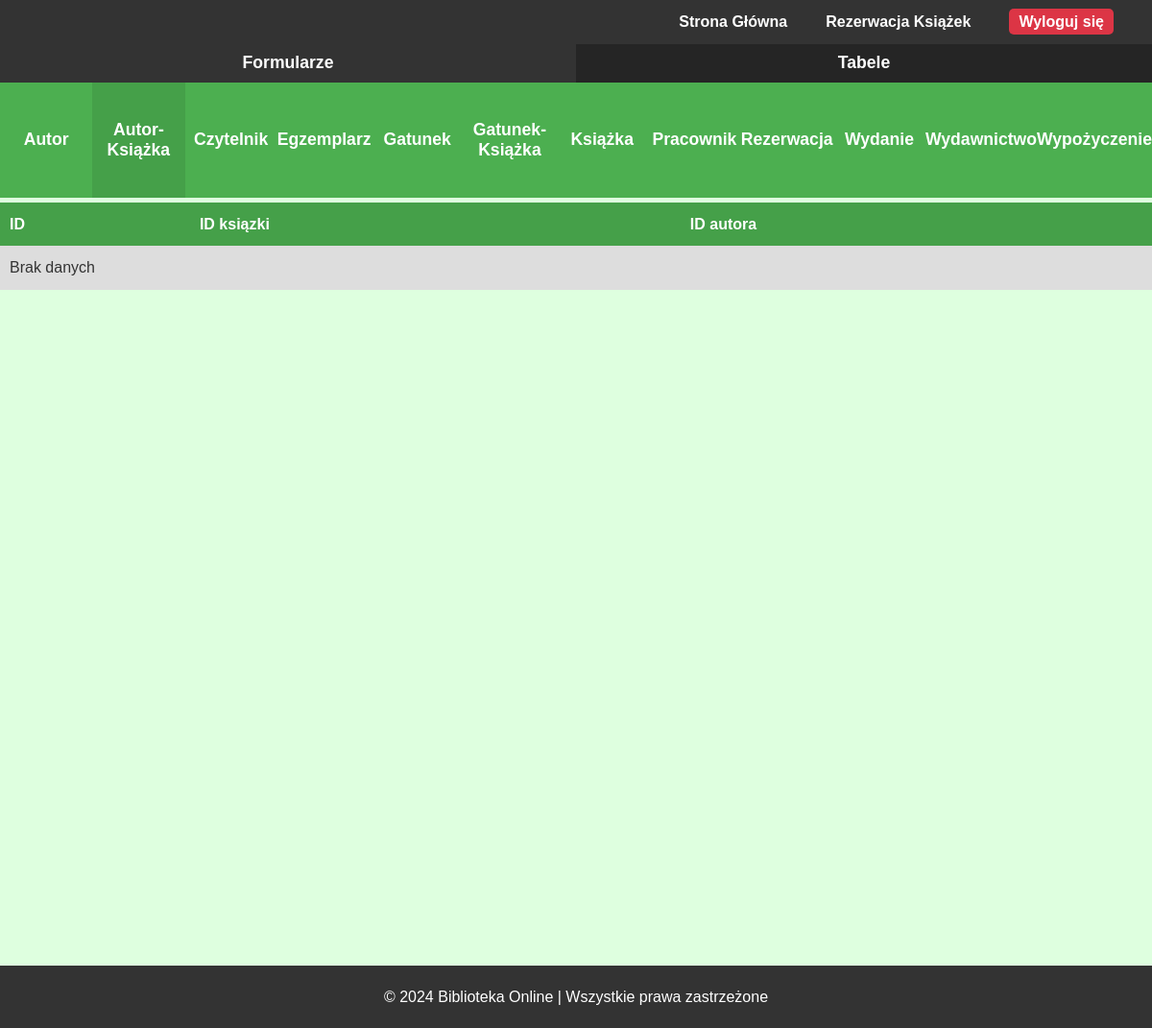
/php/admin/tabele/main_tabela.php?tabela=autor_ksiazki (signed in), run on an earlier commit of the app's database.
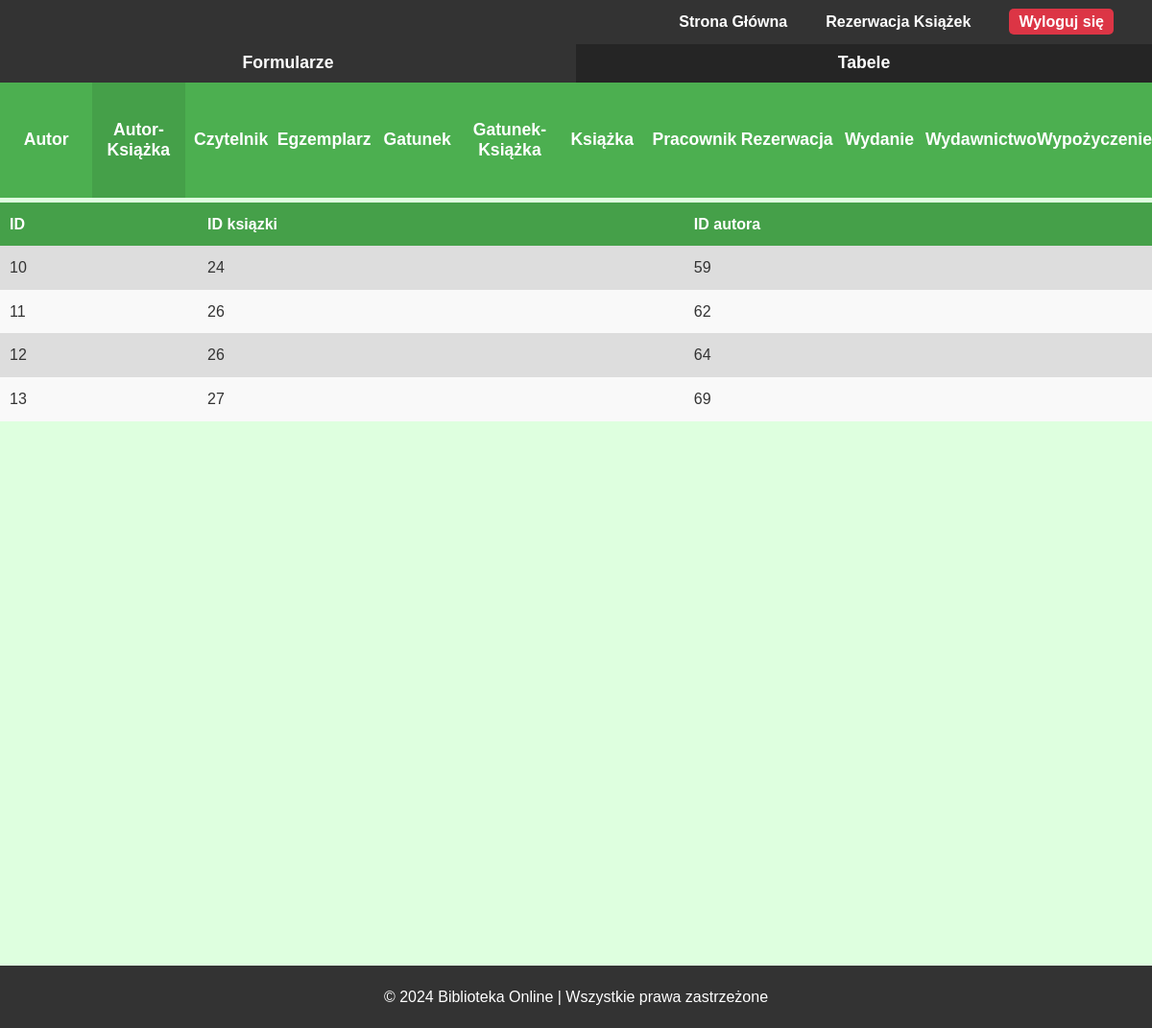
And on a later commit of the database.
### tables this page shows
CREATE TABLE `autor_ksiazki` (
  `ID` int(11) NOT NULL,
  `ID_ksiazki` int(11) NOT NULL,
  `ID_autora` int(11) NOT NULL
);

### php/admin/tabele/autor_ksiazki_tabela.php (the view)
<section id="tabela">
    <?php
    $sql = "SELECT * FROM autor_ksiazki";
    $result = $conn->query($sql);
    echo "<table>";
    echo "<thead>
            <tr>
                <th>ID</th>
                <th>ID ksiązki</th>
                <th>ID autora</th>
            </tr>
        </thead>";
    echo "<tbody>";
    if ($result->num_rows > 0)
    {
        while ($row = $result->fetch_assoc())
        {
            echo "<tr>
                    <td>" . $row["ID"] . "</td>
                    <td>" . $row["ID_ksiazki"] . "</td>
                    <td>" . $row["ID_autora"] . "</td>
                </tr>";
        }
    }
    else
    {
        echo "<tr>
                <td colspan='3' class='no-data'>Brak danych</td>
            </tr>";
    }
    echo "</tbody>";
    echo "</table>";
    ?>
</section>

### php/admin/tabele/main_tabela.php (shortened to what this page needs)
<?php
$tabela = isset($_GET['tabela']) ? $_GET['tabela'] : null;
?>
<!DOCTYPE html>
<html lang="pl">
<head>
    <link rel="stylesheet" href="css/style.css">
    <link rel="stylesheet" href="css/admin.css">
</head>
<body>
    <header>
        <nav>
            <ul>
                <li><a href="/Biblioteka/index.php">Strona Główna</a></li>
                <li><a href="/Biblioteka/php/reservation.php">Rezerwacja Książek</a></li>
                <?php if(isset($_SESSION['user_id'])): ?>
                    <li><a href="/Biblioteka/php/logout.php" id="logoutBtn">Wyloguj się</a></li>
                <?php else: ?>
                    <li><a href="/Biblioteka/php/login.php">Zaloguj się</a></li>
                <?php endif; ?>
            </ul>
        </nav>
    </header>
    <section id="pasek">
        <ul>
            <li><a href="php/admin/formularze/main_formularz.php?formularz=<?php echo $tabela; ?>"><button>Formularze</button></a></li>
            <li><button disabled>Tabele</button></li>
        </ul>
    </section>
    <section id="panel">
        <ul>
            <?php
            $tabele = [
                'autor' => 'Autor',
                'autor_ksiazki' => 'Autor-Książka',
                'czytelnik' => 'Czytelnik',
                'egzemplarz' => 'Egzemplarz',
                'gatunek' => 'Gatunek',
                'gatunek_ksiazki' => 'Gatunek-Książka',
                'ksiazka' => 'Książka',
                'pracownik' => 'Pracownik',
                'rezerwacja' => 'Rezerwacja',
                'wydanie' => 'Wydanie',
                'wydawnictwo' => 'Wydawnictwo',
                'wypozyczenie' => 'Wypożyczenie'
            ];
            foreach ($tabele as $key => $value) {
                if ($tabela === $key) {
                    echo "<li><button disabled>$value</button></li>";
                } else {
                    echo "<li><a href='php/admin/tabele/main_tabela.php?tabela=$key'><button>$value</button></a></li>";
                }
            }
            ?>
        </ul>
    </section>
    <?php
        if ($tabela && array_key_exists($tabela, $tabele)){
            include(BASE_PATH . 'php/admin/tabele/' . $tabela . '_tabela.php');
        }
        else {
            echo "<p>Brak tabeli</p>";
        }
    ?>
    <footer>
        <p>&copy; 2024 Biblioteka Online | Wszystkie prawa zastrzeżone</p>
    </footer>
</body>
</html>

### css/style.css (style rules this page uses)
* { margin: 0; padding: 0; box-sizing: border-box; }
body { font-family: Arial, sans-serif; line-height: 1.6; background-color: #f4f4f4; color: #333; }
header { background-color: #333; color: #fff; padding: 10px 20px; }
header nav ul { color: #fff; list-style-type: none; margin: 0; padding: 0; display: flex; justify-content: flex-end; }
header nav ul li { display: inline; margin: 0 20px; }
header nav ul li a { text-decoration: none; color: #fff; font-weight: bold; font-family: Arial, sans-serif; }
#logoutBtn { background-color: #dc3545; color: white; padding: 5px 10px; text-decoration: none; font-weight: bold; border-radius: 5px; }
footer { text-align: center; padding: 20px 0; background-color: #333; color: white; position: relative; bottom: 0; width: 100%; }

### css/admin.css (style rules this page uses)
* { margin: 0; padding: 0; box-sizing: border-box; }
body { background-color: #deffdf; }
#pasek { background-color: #817f7f; height: 5vh; display: flex; justify-content: center; }
#pasek ul { display: flex; list-style-type: none; padding: 0; margin: 0; flex: 1; align-items: stretch; }
#pasek li { flex: 1; }
#pasek button { height: 100%; width: 100%; background-color: #333; color: white; font-size: 2.2vh; font-weight: bold; border: none; cursor: pointer; display: flex; align-items: center; justify-content: center; }
#pasek button:disabled { background-color: rgb(37, 37, 37); cursor: default; }
#panel { background-color: #4CAF50; height: 15vh; display: flex; justify-content: center; align-items: stretch; }
#panel ul { display: flex; list-style-type: none; padding: 0; margin: 0; flex: 1; align-items: stretch; }
#panel li { flex: 1; display: flex; justify-content: center; }
#panel button { height: 100%; width: 100%; background-color: #4CAF50; color: white; font-size: 2.2vh; font-weight: bold; border: none; cursor: pointer; display: flex; align-items: center; justify-content: center; }
#panel button:disabled { background-color: #45a049; cursor: default; }
#panel a { text-decoration: none; color: inherit; cursor: pointer; }
#pasek a { text-decoration: none; color: inherit; cursor: pointer; }
#tabela { background-color: #deffdf; height: auto; max-height: 100vh; height: 100vh; width: 100%; display: flex; justify-content: center; align-items: flex-start; box-sizing: border-box; overflow-y: scroll; direction: rtl; padding-top: 5px; }
#tabela table { border-collapse: collapse; width: 100%; max-height: 100%; overflow-y: auto; box-sizing: border-box; direction: ltr; }
#tabela table, th, td { box-sizing: border-box; }
#tabela th, td { padding: 10px; text-align: left; vertical-align: top; }
#tabela th { position: sticky; top: 0; background-color: #45a049; color: white; z-index: 2; }
#tabela tbody tr:nth-child(odd) { background-color: #ddd; }
#tabela tbody tr:nth-child(even) { background-color: #f9f9f9; }

What changed in the data, as far as the page shows it:
added autor_ksiazki: ID "10", ID_ksiazki "24", ID_autora "59"
added autor_ksiazki: ID "11", ID_ksiazki "26", ID_autora "62"
added autor_ksiazki: ID "12", ID_ksiazki "26", ID_autora "64"
added autor_ksiazki: ID "13", ID_ksiazki "27", ID_autora "69"
Also different on the page:
text no longer shown: "Brak danych"
